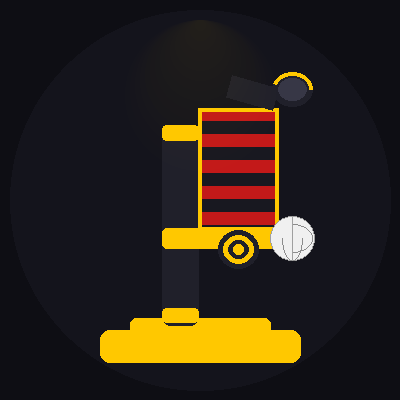
#> input picture sportrecifelab_avatar.png, 400 x 400 px
$ python generate_perotti_xg_chart.py
#> lines starting #> are read from the running program, lines starting #| are printed output that depends on the picture
"""
Gráfico isolado de xG acumulado — Perotti · Londrina 1×2 Sport · R3 Série B 2026
"""
from __future__ import annotations

from pathlib import Path

import matplotlib
matplotlib.use('Agg')
import matplotlib.pyplot as plt
import matplotlib.patheffects as pe
from matplotlib.lines import Line2D
from matplotlib.offsetbox import AnnotationBbox, OffsetImage
import numpy as np
from PIL import Image

BG     = "#0d0d0d"
YELLOW = "#F5C400"
RED    = "#E04040"
BLUE   = "#4A90D9"
GRAY   = "#444444"
LGRAY  = "#888888"
WHITE  = "#FFFFFF"

LOGO_PATH = Path(__file__).parent / "sportrecifelab_avatar.png"

SHOTS = [
    {"min": 43, "type": "save",  "xg": 0.173},
    {"min": 65, "type": "block", "xg": 0.488},
    {"min": 70, "type": "miss",  "xg": 0.024},
    {"min": 87, "type": "goal",  "xg": 0.171},
]
SHOT_COLOR  = {"goal": YELLOW, "save": BLUE,  "block": RED,   "miss": LGRAY}
SHOT_LABEL  = {"goal": "GOL",  "save": "DEF.", "block": "BLQ.", "miss": "FORA"}
SHOT_MARKER = {"goal": "*",    "save": "o",   "block": "X",   "miss": "^"}
SHOT_SIZE   = {"goal": 300,    "save": 120,   "block": 120,   "miss": 100}

TOTAL_XG = sum(s["xg"] for s in SHOTS)


def generate_chart(output_path: str = "chart_perotti_xg.png"):
#> called with output_path = 'chart_perotti_xg.png'
    fig, ax = plt.subplots(figsize=(7.0, 5.0), dpi=130)
    fig.patch.set_facecolor(BG)
    ax.set_facecolor(BG)

    # Step chart: (x, cumxg) antes e depois de cada chute
    step_x = [0]
    step_y = [0.0]
    acc = 0.0
    for s in SHOTS:
        step_x += [s["min"], s["min"]]
        step_y += [acc, acc + s["xg"]]
        acc += s["xg"]
    step_x.append(90)
    step_y.append(acc)

    ax.plot(step_x, step_y, color=YELLOW, linewidth=2.2,
            alpha=0.90, zorder=3, solid_capstyle="round")
    ax.fill_between(step_x, step_y, alpha=0.10, color=YELLOW, zorder=2)

    # Linha "1 gol esperado"
    ax.axhline(1.0, color=LGRAY, linewidth=0.8, linestyle="--", alpha=0.4, zorder=1)
    ax.text(91, 1.015, "1 GOL ESPERADO",
            color=LGRAY, fontsize=6.5, fontfamily="Arial",
            ha="right", va="bottom")

    # Marcadores e labels de cada chute
    cum = 0.0
    for s in SHOTS:
        cum += s["xg"]
        color  = SHOT_COLOR[s["type"]]
        marker = SHOT_MARKER[s["type"]]

        ax.scatter(s["min"], cum, s=SHOT_SIZE[s["type"]], marker=marker,
                   color=color, edgecolors=WHITE, linewidths=0.8, zorder=5)

        # Offset: 43' e 87' acima; 65' abaixo; 70' acima (evita sobreposição)
        v_offset = {43: 0.06, 65: -0.11, 70: 0.06, 87: 0.06}.get(s["min"], 0.06)
        va = "bottom" if v_offset > 0 else "top"
        label = f"{s['min']}'  {SHOT_LABEL[s['type']]}\n+{s['xg']:.3f} xG"
        ax.text(s["min"], cum + v_offset, label,
                color=color, fontsize=7.2, fontfamily="Arial",
                ha="center", va=va, linespacing=1.35, zorder=6,
                path_effects=[pe.withStroke(linewidth=1.8, foreground=BG)])

    # xG total
    ax.text(89, TOTAL_XG + 0.07,
            f"xG TOTAL: {TOTAL_XG:.2f}  ·  GOLS: 1",
            color=YELLOW, fontsize=8.5, fontfamily="Franklin Gothic Heavy",
            fontweight="bold", ha="right", va="bottom",
            path_effects=[pe.withStroke(linewidth=1.8, foreground=BG)])

    # Título
    ax.set_title("xG ACUMULADO POR FINALIZAÇÃO  ·  PEROTTI  ·  LONDRINA 1×2 SPORT",
                 color=LGRAY, fontsize=8, fontfamily="Arial", pad=10, loc="left")

    # Eixos
    ax.set_xlim(0, 93)
    ax.set_ylim(-0.05, 1.15)
    ax.set_xlabel("MINUTO", color=LGRAY, fontsize=7.5, fontfamily="Arial", labelpad=5)
    ax.set_ylabel("xG ACUMULADO", color=LGRAY, fontsize=7.5, fontfamily="Arial", labelpad=6)
    ax.set_xticks([0, 43, 65, 70, 87, 90])
    ax.set_xticklabels(["0", "43'", "65'", "70'", "87'", "90'"],
                       color=LGRAY, fontsize=7)
    ax.set_yticks([0, 0.25, 0.5, 0.75, 1.0])
    ax.tick_params(colors=LGRAY, labelsize=7)
    ax.spines[["top", "right"]].set_visible(False)
    ax.spines[["bottom", "left"]].set_color(GRAY)
    for gv in [0.25, 0.5, 0.75]:
        ax.axhline(gv, color=GRAY, linewidth=0.3, alpha=0.5, zorder=1)

    # Legenda
    legend_handles = [
        Line2D([0], [0], marker="*", color="w", markerfacecolor=YELLOW,
               markersize=9, label="GOL", linestyle="None"),
        Line2D([0], [0], marker="o", color="w", markerfacecolor=BLUE,
               markersize=7, label="DEFENDIDA", linestyle="None"),
        Line2D([0], [0], marker="X", color="w", markerfacecolor=RED,
               markersize=7, label="BLOQUEADA", linestyle="None"),
        Line2D([0], [0], marker="^", color="w", markerfacecolor=LGRAY,
               markersize=7, label="PARA FORA", linestyle="None"),
    ]
    ax.legend(handles=legend_handles, loc="upper left",
              fontsize=6.5, framealpha=0.2, facecolor=BG,
              labelcolor=LGRAY, edgecolor=GRAY, handlelength=1,
              borderpad=0.6, labelspacing=0.5)

    # Footer
    fig.subplots_adjust(bottom=0.13, left=0.10, right=0.97, top=0.92)

    if LOGO_PATH.exists():
        logo_arr = np.array(
            Image.open(LOGO_PATH).convert("RGBA").resize((36, 36), Image.LANCZOS)
        )
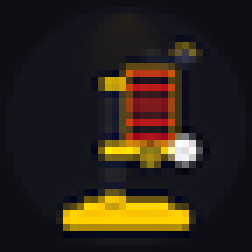
#> logo_arr: shape (36, 36, 4) (shown 7 times larger); mean R, G, B, A 44.6, 35.9, 26.3, 255
        ab = AnnotationBbox(
            OffsetImage(logo_arr, zoom=1.0),
            (0.07, 0.04), xycoords="figure fraction",
            frameon=False, zorder=10,
        )
        ax.add_artist(ab)

    fig.text(0.14, 0.04, "@SportRecifeLab",
             color=YELLOW, fontsize=7.5, fontfamily="Franklin Gothic Heavy",
             fontweight="bold", ha="left", va="center")
    fig.text(0.97, 0.04, "Dados: SofaScore",
             color=LGRAY, fontsize=6.5, fontfamily="Arial",
             ha="right", va="center")

    out = Path(output_path)
    plt.savefig(out, dpi=130, bbox_inches="tight",
                facecolor=BG, edgecolor="none")
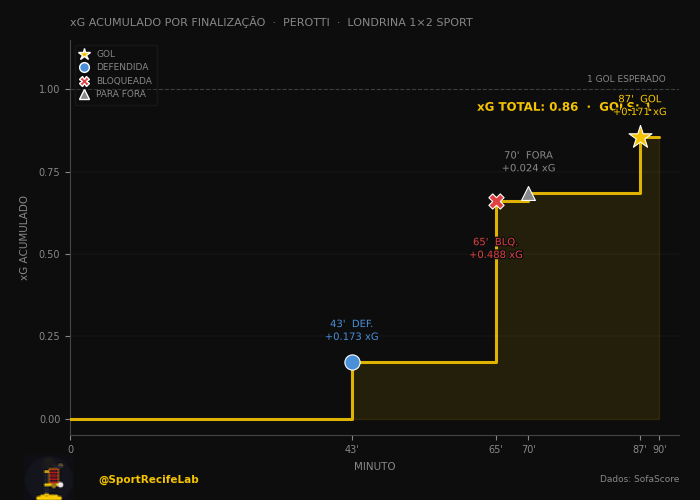
#> figure drawn by matplotlib, 1 panel
    plt.close()
    print(f"Gráfico salvo: {out}")
    return out


if __name__ == "__main__":
    generate_chart()
